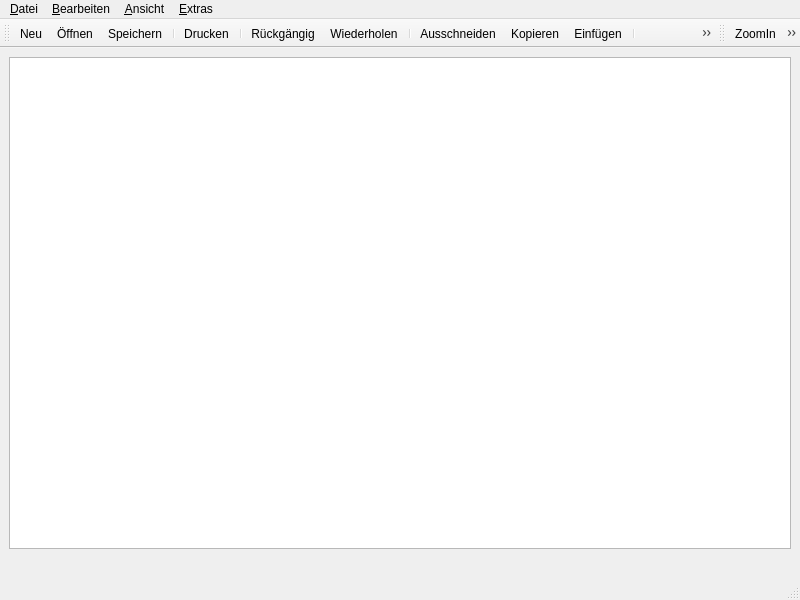
<?xml version="1.0" encoding="UTF-8"?>
<ui version="4.0">
 <class>MainWindow</class>
 <widget class="QMainWindow" name="MainWindow">
  <property name="geometry">
   <rect>
    <x>0</x>
    <y>0</y>
    <width>800</width>
    <height>600</height>
   </rect>
  </property>
  <property name="windowTitle">
   <string>MainWindow</string>
  </property>
  <widget class="QWidget" name="centralwidget">
   <layout class="QGridLayout" name="gridLayout">
    <item row="0" column="0">
     <widget class="QTextEdit" name="textEdit"/>
    </item>
    <item row="1" column="0">
     <widget class="QLabel" name="lblZoom">
      <property name="text">
       <string/>
      </property>
     </widget>
    </item>
   </layout>
  </widget>
  <widget class="QMenuBar" name="menubar">
   <property name="geometry">
    <rect>
     <x>0</x>
     <y>0</y>
     <width>800</width>
     <height>21</height>
    </rect>
   </property>
   <widget class="QMenu" name="menu_Datei">
    <property name="title">
     <string>&amp;Datei</string>
    </property>
    <widget class="QMenu" name="menu_Drucken">
     <property name="title">
      <string>&amp;Drucken</string>
     </property>
     <addaction name="action_Vorschau"/>
     <addaction name="action_Drucken_2"/>
    </widget>
    <addaction name="action_Neu"/>
    <addaction name="action_Oeffnen"/>
    <addaction name="action_Speichern"/>
    <addaction name="actionSpeichern_unter"/>
    <addaction name="separator"/>
    <addaction name="menu_Drucken"/>
    <addaction name="separator"/>
    <addaction name="action_Beenden"/>
   </widget>
   <widget class="QMenu" name="menu_Bearbeiten">
    <property name="title">
     <string>&amp;Bearbeiten</string>
    </property>
    <addaction name="action_Rueckgaengig"/>
    <addaction name="action_Wiederholen"/>
    <addaction name="separator"/>
    <addaction name="action_Ausschneiden"/>
    <addaction name="action_Kopieren"/>
    <addaction name="action_Einfuegen"/>
    <addaction name="separator"/>
    <addaction name="action_Suchen"/>
    <addaction name="actionErsetzen"/>
   </widget>
   <widget class="QMenu" name="menu_Ansicht">
    <property name="title">
     <string>&amp;Ansicht</string>
    </property>
    <widget class="QMenu" name="menuAusrichtung">
     <property name="title">
      <string>Ausrichtung</string>
     </property>
     <addaction name="actionLinksbuendig"/>
     <addaction name="actionZentriert"/>
     <addaction name="actionRechtsbuendig"/>
    </widget>
    <widget class="QMenu" name="menu_Zoom">
     <property name="title">
      <string>&amp;Zoom</string>
     </property>
     <addaction name="actionZoomIn"/>
     <addaction name="actionZoomOut"/>
    </widget>
    <addaction name="menu_Zoom"/>
    <addaction name="action_Schriftart"/>
    <addaction name="actionFarbe"/>
    <addaction name="menuAusrichtung"/>
   </widget>
   <widget class="QMenu" name="menu_Extras">
    <property name="title">
     <string>&amp;Extras</string>
    </property>
    <widget class="QMenu" name="menu_Sprache">
     <property name="title">
      <string>&amp;Sprache</string>
     </property>
     <addaction name="actionDeutsch"/>
     <addaction name="actionEnglisch"/>
     <addaction name="actionFranz_sisch"/>
     <addaction name="actionSpanisch"/>
     <addaction name="actionRussisch"/>
    </widget>
    <addaction name="menu_Sprache"/>
    <addaction name="action_Optionen"/>
   </widget>
   <addaction name="menu_Datei"/>
   <addaction name="menu_Bearbeiten"/>
   <addaction name="menu_Ansicht"/>
   <addaction name="menu_Extras"/>
  </widget>
  <widget class="QStatusBar" name="statusbar"/>
  <widget class="QToolBar" name="toolBar">
   <property name="windowTitle">
    <string>toolBar</string>
   </property>
   <attribute name="toolBarArea">
    <enum>TopToolBarArea</enum>
   </attribute>
   <attribute name="toolBarBreak">
    <bool>false</bool>
   </attribute>
   <addaction name="action_Neu"/>
   <addaction name="action_Oeffnen"/>
   <addaction name="action_Speichern"/>
   <addaction name="separator"/>
   <addaction name="action_Drucken_2"/>
   <addaction name="separator"/>
   <addaction name="action_Rueckgaengig"/>
   <addaction name="action_Wiederholen"/>
   <addaction name="separator"/>
   <addaction name="action_Ausschneiden"/>
   <addaction name="action_Kopieren"/>
   <addaction name="action_Einfuegen"/>
   <addaction name="separator"/>
   <addaction name="actionLinksbuendig"/>
   <addaction name="actionZentriert"/>
   <addaction name="actionRechtsbuendig"/>
   <addaction name="separator"/>
   <addaction name="action_Suchen"/>
   <addaction name="actionErsetzen"/>
   <addaction name="action_Schriftart"/>
   <addaction name="actionFarbe"/>
  </widget>
  <widget class="QToolBar" name="toolBar_2">
   <property name="windowTitle">
    <string>toolBar_2</string>
   </property>
   <attribute name="toolBarArea">
    <enum>TopToolBarArea</enum>
   </attribute>
   <attribute name="toolBarBreak">
    <bool>false</bool>
   </attribute>
   <addaction name="actionZoomIn"/>
   <addaction name="actionZoomOut"/>
  </widget>
  <action name="action_Neu">
   <property name="icon">
    <iconset resource="Icons.qrc">
     <normaloff>:/Icons/Icons/new.png</normaloff>:/Icons/Icons/new.png</iconset>
   </property>
   <property name="text">
    <string>&amp;Neu</string>
   </property>
  </action>
  <action name="action_Oeffnen">
   <property name="icon">
    <iconset resource="Icons.qrc">
     <normaloff>:/Icons/Icons/open.png</normaloff>:/Icons/Icons/open.png</iconset>
   </property>
   <property name="text">
    <string>Ö&amp;ffnen</string>
   </property>
  </action>
  <action name="action_Speichern">
   <property name="icon">
    <iconset resource="Icons.qrc">
     <normaloff>:/Icons/Icons/save.png</normaloff>:/Icons/Icons/save.png</iconset>
   </property>
   <property name="text">
    <string>&amp;Speichern</string>
   </property>
  </action>
  <action name="actionSpeichern_unter">
   <property name="icon">
    <iconset resource="Icons.qrc">
     <normaloff>:/Icons/Icons/save.png</normaloff>:/Icons/Icons/save.png</iconset>
   </property>
   <property name="text">
    <string>Speichern &amp;unter</string>
   </property>
  </action>
  <action name="action_Vorschau">
   <property name="icon">
    <iconset resource="Icons.qrc">
     <normaloff>:/Icons/Icons/find.png</normaloff>:/Icons/Icons/find.png</iconset>
   </property>
   <property name="text">
    <string>&amp;Vorschau</string>
   </property>
  </action>
  <action name="action_Drucken_2">
   <property name="icon">
    <iconset resource="Icons.qrc">
     <normaloff>:/Icons/Icons/print.png</normaloff>:/Icons/Icons/print.png</iconset>
   </property>
   <property name="text">
    <string>&amp;Drucken</string>
   </property>
  </action>
  <action name="action_Beenden">
   <property name="icon">
    <iconset resource="Icons.qrc">
     <normaloff>:/Icons/Icons/icons8-close-50.png</normaloff>:/Icons/Icons/icons8-close-50.png</iconset>
   </property>
   <property name="text">
    <string>&amp;Beenden</string>
   </property>
  </action>
  <action name="action_Rueckgaengig">
   <property name="icon">
    <iconset resource="Icons.qrc">
     <normaloff>:/Icons/Icons/undo.png</normaloff>:/Icons/Icons/undo.png</iconset>
   </property>
   <property name="text">
    <string>&amp;Rückgängig</string>
   </property>
  </action>
  <action name="action_Wiederholen">
   <property name="icon">
    <iconset resource="Icons.qrc">
     <normaloff>:/Icons/Icons/redo.png</normaloff>:/Icons/Icons/redo.png</iconset>
   </property>
   <property name="text">
    <string>&amp;Wiederholen</string>
   </property>
  </action>
  <action name="action_Ausschneiden">
   <property name="icon">
    <iconset resource="Icons.qrc">
     <normaloff>:/Icons/Icons/cut.png</normaloff>:/Icons/Icons/cut.png</iconset>
   </property>
   <property name="text">
    <string>&amp;Ausschneiden</string>
   </property>
  </action>
  <action name="action_Kopieren">
   <property name="icon">
    <iconset resource="Icons.qrc">
     <normaloff>:/Icons/Icons/copy.png</normaloff>:/Icons/Icons/copy.png</iconset>
   </property>
   <property name="text">
    <string>&amp;Kopieren</string>
   </property>
  </action>
  <action name="action_Einfuegen">
   <property name="icon">
    <iconset resource="Icons.qrc">
     <normaloff>:/Icons/Icons/paste.png</normaloff>:/Icons/Icons/paste.png</iconset>
   </property>
   <property name="text">
    <string>&amp;Einfügen</string>
   </property>
  </action>
  <action name="action_Suchen">
   <property name="icon">
    <iconset resource="Icons.qrc">
     <normaloff>:/Icons/Icons/find.png</normaloff>:/Icons/Icons/find.png</iconset>
   </property>
   <property name="text">
    <string>&amp;Suchen</string>
   </property>
  </action>
  <action name="actionErsetzen">
   <property name="icon">
    <iconset resource="Icons.qrc">
     <normaloff>:/Icons/Icons/replace.png</normaloff>:/Icons/Icons/replace.png</iconset>
   </property>
   <property name="text">
    <string>Ersetzen</string>
   </property>
  </action>
  <action name="action_Schriftart">
   <property name="icon">
    <iconset resource="Icons.qrc">
     <normaloff>:/Icons/Icons/font.png</normaloff>:/Icons/Icons/font.png</iconset>
   </property>
   <property name="text">
    <string>&amp;Schriftart</string>
   </property>
  </action>
  <action name="actionFarbe">
   <property name="icon">
    <iconset resource="Icons.qrc">
     <normaloff>:/Icons/Icons/color.png</normaloff>:/Icons/Icons/color.png</iconset>
   </property>
   <property name="text">
    <string>Farbe</string>
   </property>
  </action>
  <action name="actionLinksbuendig">
   <property name="icon">
    <iconset resource="Icons.qrc">
     <normaloff>:/Icons/Icons/align_left.png</normaloff>:/Icons/Icons/align_left.png</iconset>
   </property>
   <property name="text">
    <string>Linksbündig</string>
   </property>
  </action>
  <action name="actionZentriert">
   <property name="icon">
    <iconset resource="Icons.qrc">
     <normaloff>:/Icons/Icons/align_center.png</normaloff>:/Icons/Icons/align_center.png</iconset>
   </property>
   <property name="text">
    <string>Zentriert</string>
   </property>
  </action>
  <action name="actionRechtsbuendig">
   <property name="icon">
    <iconset resource="Icons.qrc">
     <normaloff>:/Icons/Icons/align_right.png</normaloff>:/Icons/Icons/align_right.png</iconset>
   </property>
   <property name="text">
    <string>Rechtsbündig</string>
   </property>
  </action>
  <action name="action_Optionen">
   <property name="text">
    <string>&amp;Optionen</string>
   </property>
  </action>
  <action name="actionZoomIn">
   <property name="icon">
    <iconset resource="Icons.qrc">
     <normaloff>:/Icons/Icons/zoom_in.png</normaloff>:/Icons/Icons/zoom_in.png</iconset>
   </property>
   <property name="text">
    <string>ZoomIn</string>
   </property>
  </action>
  <action name="actionZoomOut">
   <property name="icon">
    <iconset resource="Icons.qrc">
     <normaloff>:/Icons/Icons/icons8-zoom-out-60.png</normaloff>:/Icons/Icons/icons8-zoom-out-60.png</iconset>
   </property>
   <property name="text">
    <string>ZoomOut</string>
   </property>
  </action>
  <action name="actionDeutsch">
   <property name="checkable">
    <bool>true</bool>
   </property>
   <property name="checked">
    <bool>false</bool>
   </property>
   <property name="text">
    <string>Deutsch</string>
   </property>
  </action>
  <action name="actionEnglisch">
   <property name="checkable">
    <bool>true</bool>
   </property>
   <property name="text">
    <string>Englisch</string>
   </property>
  </action>
  <action name="actionFranz_sisch">
   <property name="checkable">
    <bool>true</bool>
   </property>
   <property name="text">
    <string>Französisch</string>
   </property>
  </action>
  <action name="actionSpanisch">
   <property name="checkable">
    <bool>true</bool>
   </property>
   <property name="text">
    <string>Spanisch</string>
   </property>
  </action>
  <action name="actionRussisch">
   <property name="checkable">
    <bool>true</bool>
   </property>
   <property name="text">
    <string>Russisch</string>
   </property>
  </action>
 </widget>
 <resources>
  <include location="Icons.qrc"/>
 </resources>
 <connections/>
</ui>
